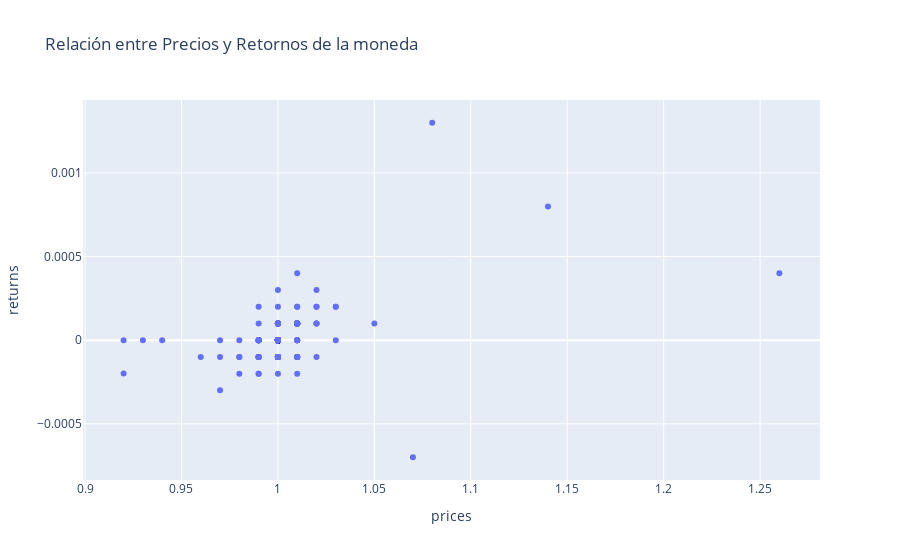

This figure's notebook cell:
### Code cell
# Crear un gráfico de barras de las diferencias de precios en diferentes fechas
fig_price_returns = px.scatter(tether_df, x='prices', y='returns', title='Relación entre Precios y Retornos de la moneda')
fig_price_returns.show()

### Figure 1 — Plotly figure (JSON) as saved in the notebook; plotly's stock layout.template omitted (floating-point values rounded to 4 significant figures; data arrays with more than 128 entries replaced by an {"elided": "..."} marker saying what was removed)
{"data": [{"hovertemplate": "prices=%{x}<br>returns=%{y}<extra></extra>", "legendgroup": "", "marker": {"color": "#636efa", "symbol": "circle"}, "mode": "markers", "name": "", "orientation": "v", "showlegend": false, "type": "scatter", "x": {"elided": "803 float values"}, "xaxis": "x", "y": {"elided": "803 float values"}, "yaxis": "y"}], "layout": {"legend": {"tracegroupgap": 0}, "title": {"text": "Relación entre Precios y Retornos de la moneda"}, "xaxis": {"anchor": "y", "domain": [0, 1], "title": {"text": "prices"}}, "yaxis": {"anchor": "x", "domain": [0, 1], "title": {"text": "returns"}}}}
